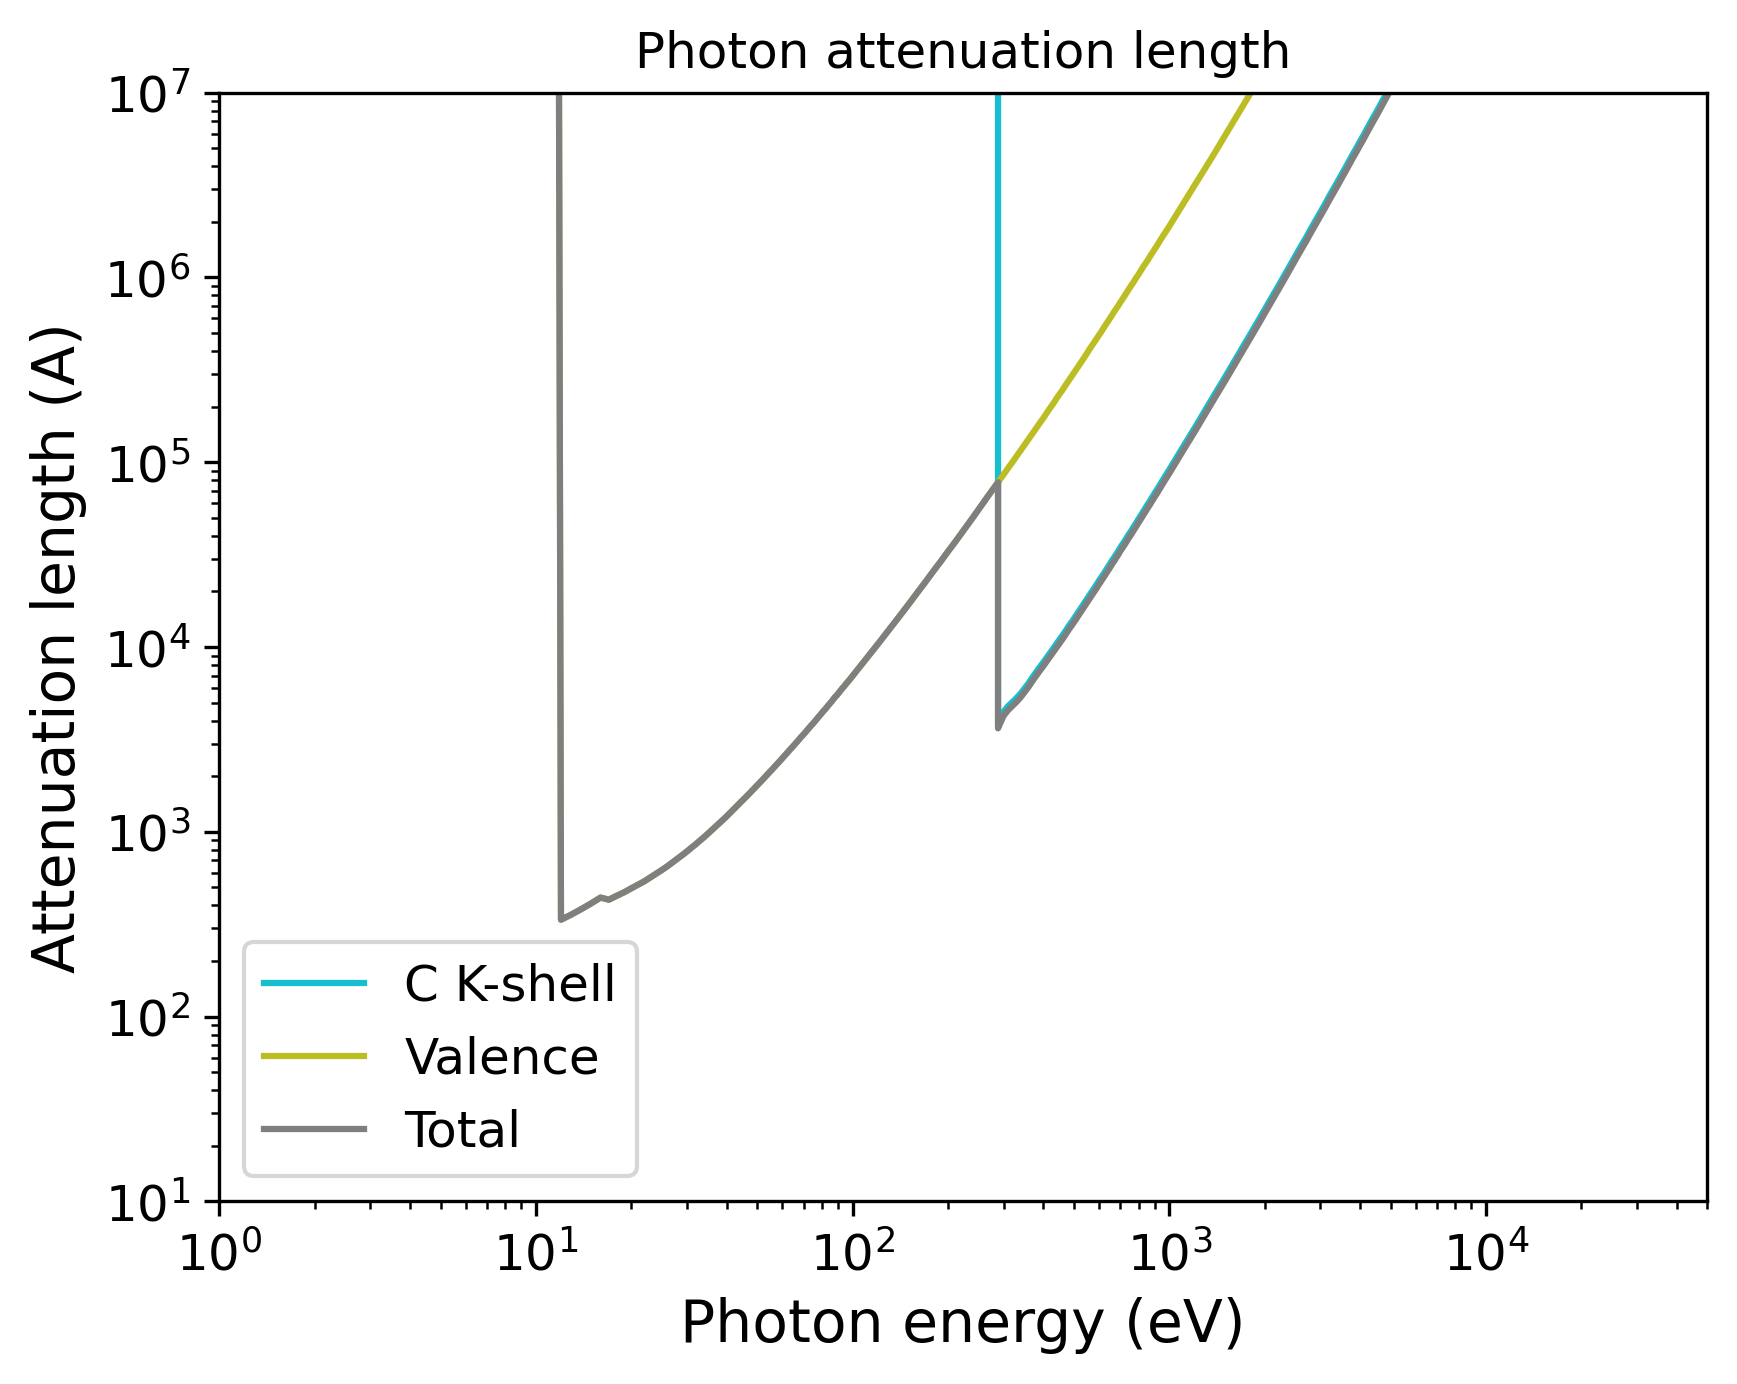

Python code for this plot:
import pandas as pd
import numpy as np
import matplotlib.pyplot as plt
import matplotlib.cm as cm
# Set the format:
plt.xlabel("Photon energy (eV)", fontsize=14)
plt.ylabel("Attenuation length (A)", fontsize=14)
plt.xticks(fontsize=12)
plt.yticks(fontsize=12)
plt.grid(False)
# Set the axes:
# Read the output file:
df = pd.read_csv(r"OUTPUT_C60_3_Photon_IMFP.dat", sep=r'\s+', header=None, comment="#", skipinitialspace=True)
plt.xscale("log")
plt.yscale("log")
# Prepare the plot:
columns_to_plot = [ 1, 2, 3]
labels = [ "C K-shell", "Valence", "Total"]
# Create N distinct colors from a colormap
N = len(columns_to_plot)
colors = plt.cm.tab10(np.linspace(1, 0, 10))
# Set line styles:
linestyles = [ "-", "-", "-"]
for i, col in enumerate(columns_to_plot):
    color = colors[i % len(colors)]
    ls    = linestyles[i % len(linestyles)]
    label = labels[i % len(labels)]
    plt.plot(df.iloc[:, 0], df.iloc[:, col],
    color=color,
    label=label,
    linestyle=ls)
plt.xlim(1.00000000,50000.00000000)
plt.ylim(10.00000000,10000000.00000000)
plt.title("Photon attenuation length")
plt.legend(loc="best", fontsize=12)
# Save the plot in this format:
plt.savefig("OUTPUT_MFP_photon.png", dpi=300, bbox_inches="tight")
